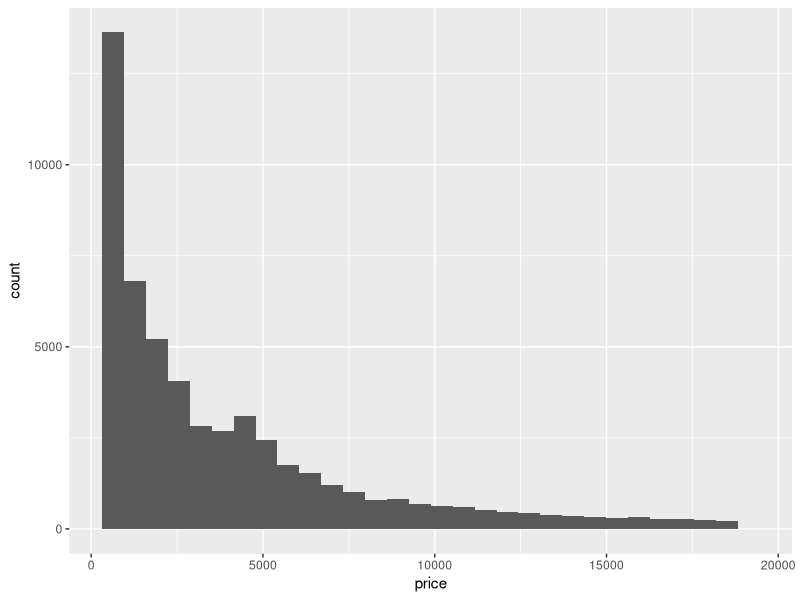
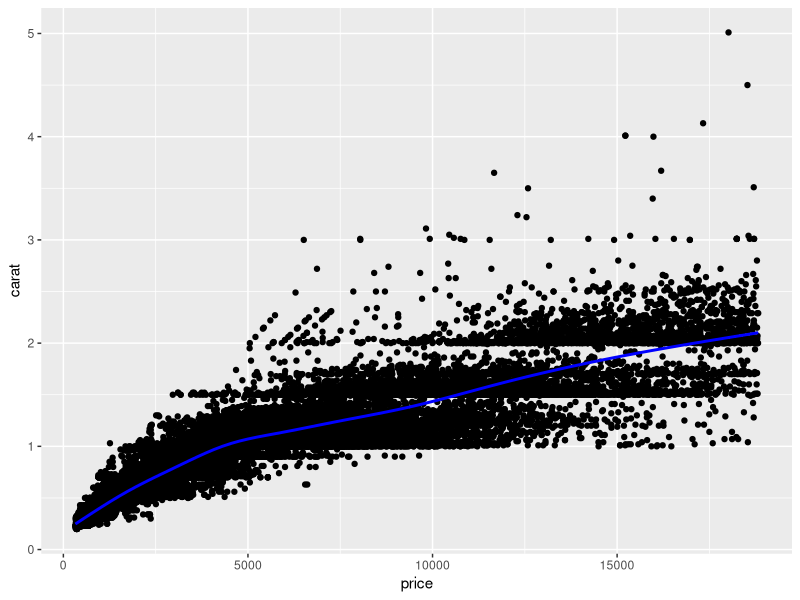
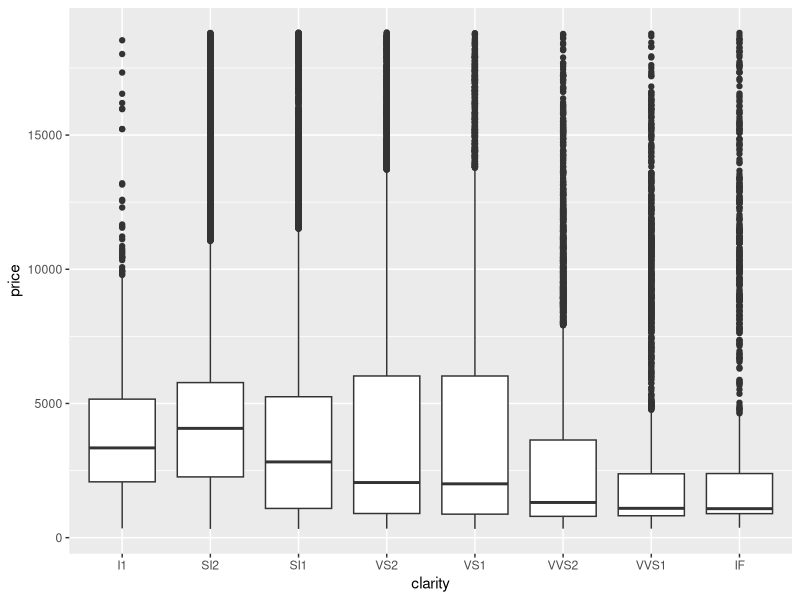
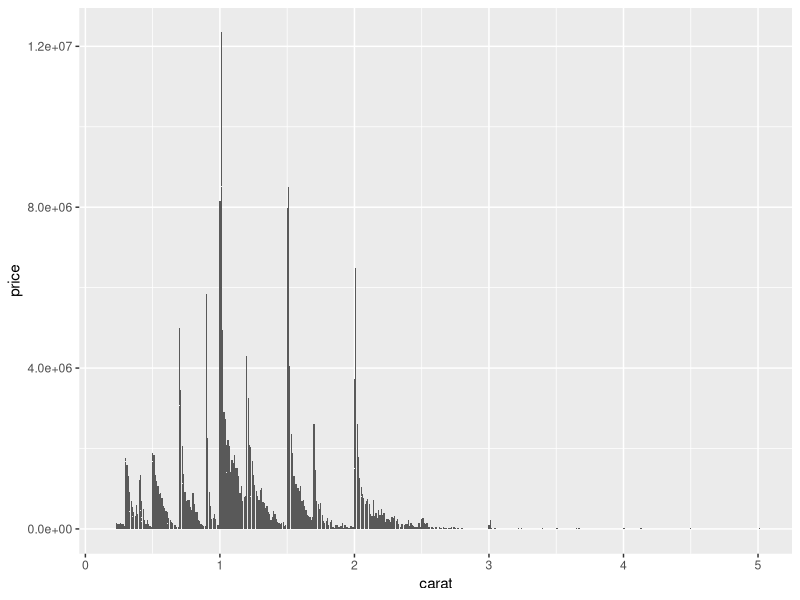
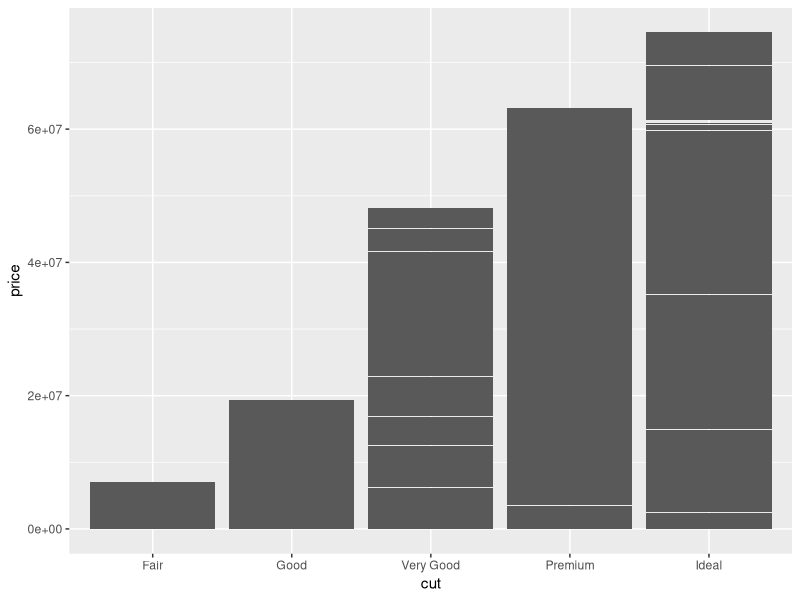
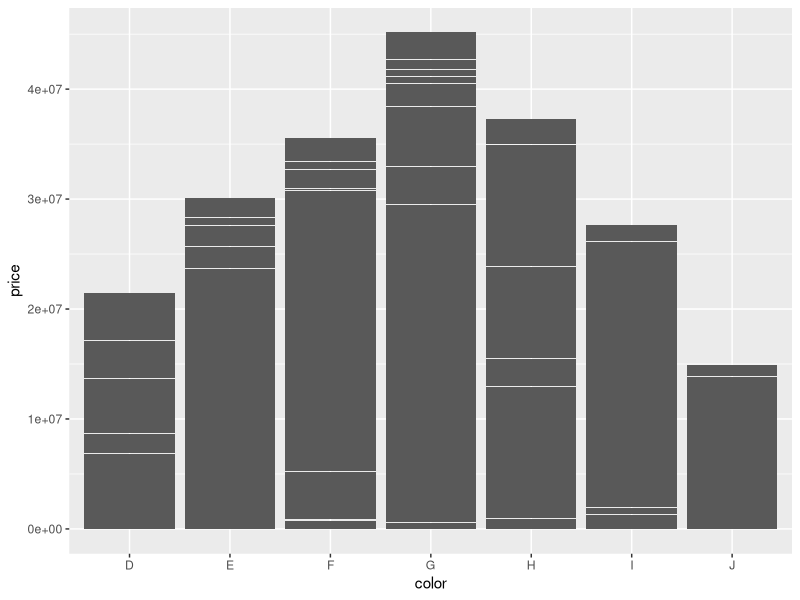
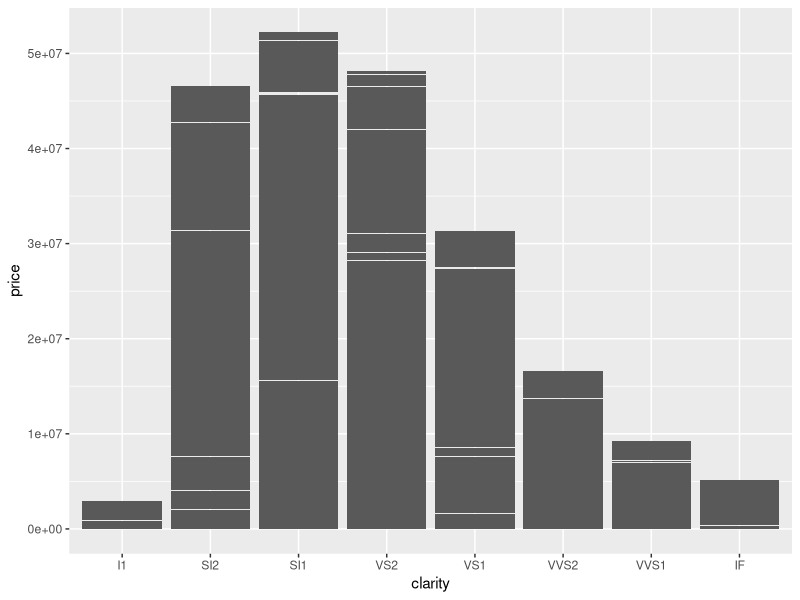
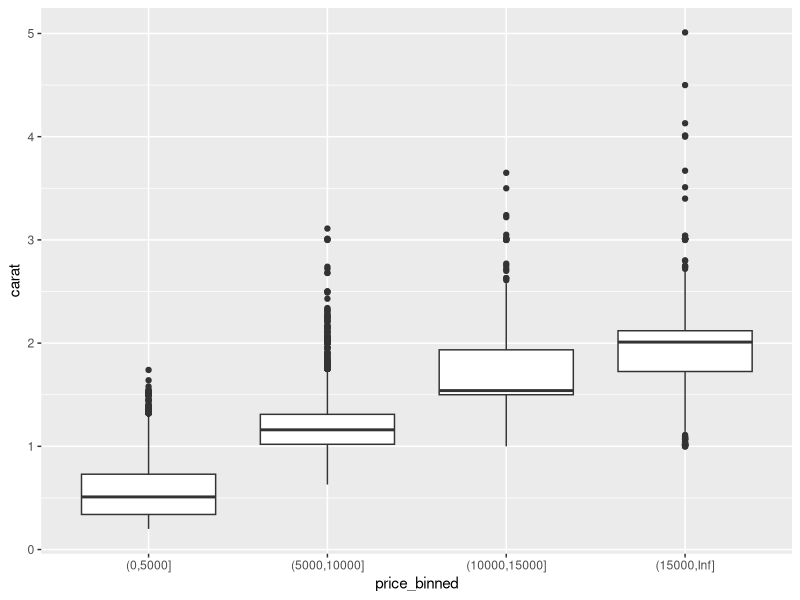

Generate these figures, in order, with R:
#--------------------------------------------------------
#Rich Eldh
#Professor Boichuk
#Customer Analytics
#Due Date: 10 April 2018
#--------------------------------------------------------

#--------------------------------------------------------
#Assignment 3: R4DS Exploratory Data Analysis
#--------------------------------------------------------

library(tidyverse)
?diamonds

#--------------------------------------------------------
#Question 1
#--------------------------------------------------------
#Histogram mapping price
diamonds %>% 
  ggplot(mapping = aes(price)) +
  geom_histogram()

#Scatter and line plot showcasing carat by price
diamonds %>% 
  ggplot(mapping = aes(x = price, y = carat)) +
  geom_point() +
  geom_smooth(color = "blue")

#Boxplot showcasing price by clarity
diamonds %>% 
  ggplot(mapping = aes(x = clarity, y = price)) +
  geom_boxplot()
  

#--------------------------------------------------------
#Question 2
#--------------------------------------------------------

#Carat
diamonds %>% 
  ggplot(mapping = aes(x = carat, y = price)) +
  geom_bar(stat = "identity")

#Cut
diamonds %>% 
  ggplot(mapping = aes(x = cut, y = price)) +
  geom_bar(stat = "identity")

#Color
diamonds %>% 
  ggplot(mapping = aes(x = color, y = price)) +
  geom_bar(stat = "identity")

#Clarity
diamonds %>% 
  ggplot(mapping = aes(x = clarity, y = price)) +
  geom_bar(stat = "identity")

#Cut is the best predictor of price, because the quality of the cut and price rise together.

#--------------------------------------------------------
#Question 3
#--------------------------------------------------------

#Scatter and line plot showcasing carat by price bin
diamonds %>%
  filter(!is.na(carat), !is.na(price)) %>%
  mutate(
    price_binned = cut(price, breaks = c(seq(0, max(price), 5000), Inf), 
                       dig.lab = 10)
    ) %>% 
  ggplot(mapping = aes(x = price_binned, y = carat)) +
  geom_boxplot()

#Facet wrapped scatter and line plots showcasing carat by price bin across different diamond cuts
diamonds %>%
  filter(!is.na(carat), !is.na(price)) %>%
  mutate(
    price_binned = cut(price, breaks = c(seq(0, max(price), 5000), Inf), 
                       dig.lab = 10)
  ) %>% 
  ggplot(mapping = aes(x = price_binned, y = carat)) +
  geom_boxplot() +
  facet_wrap(~ cut, nrow = 2)

#Facet wrapped scatter and line plots showcasing carat by price bin across different diamond color
diamonds %>%
  filter(!is.na(carat), !is.na(price)) %>%
  mutate(
    price_binned = cut(price, breaks = c(seq(0, max(price), 5000), Inf), 
                       dig.lab = 10)
  ) %>% 
  ggplot(mapping = aes(x = price_binned, y = carat)) +
  geom_boxplot() +
  facet_wrap(~ color, nrow = 2)
  
#Facet wrapped scatter and line plots showcasing carat by price bin across different diamond clarity
  diamonds %>%
    filter(!is.na(carat), !is.na(price)) %>%
    mutate(
      price_binned = cut(price, breaks = c(seq(0, max(price), 5000), Inf), 
                         dig.lab = 10)
    ) %>% 
  ggplot(mapping = aes(x = price_binned, y = carat)) +
    geom_boxplot() +
    facet_wrap(~ clarity, nrow = 2)
  
  
#Histograms of diamonds by carat, facetting using price bins
  diamonds %>% 
    filter(!is.na(carat), !is.na(price)) %>%
    mutate(price_binned = cut(price, 
                              breaks=c(seq(0, max(price), 5000), Inf), 
                              dig.lab=10)) %>%
    ggplot(., aes(x=carat, fill=price_binned)) + 
    geom_histogram(bins=50, show.legend = FALSE) + 
    facet_wrap(~ price_binned, scales = 'free_y', ncol = 1)
